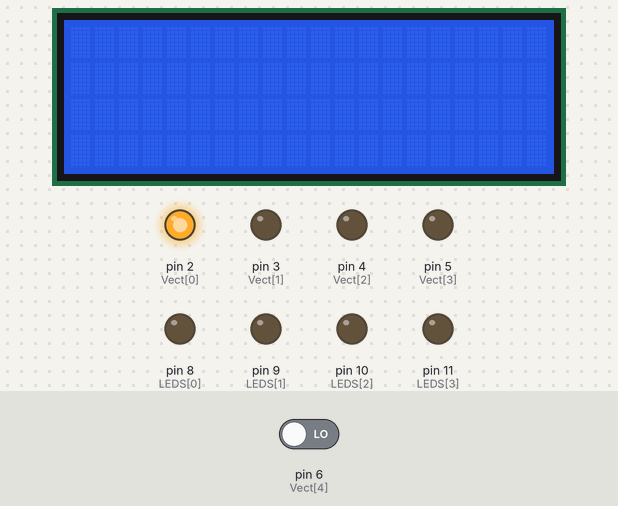
The sketch below on a simulated Arduino Uno, built with avr-gcc and run on an emulated ATmega328P. Shown: 20×4 character LCD, output pins drawn as LEDs (lit = HIGH). The inputs (shaded band) are chosen by the test bench; at power-on: pin 6 (Vect[4]) LOW. What the sketch prints to the serial monitor is not drawn.

Above: at 0.8 s.
At 2.0 s:
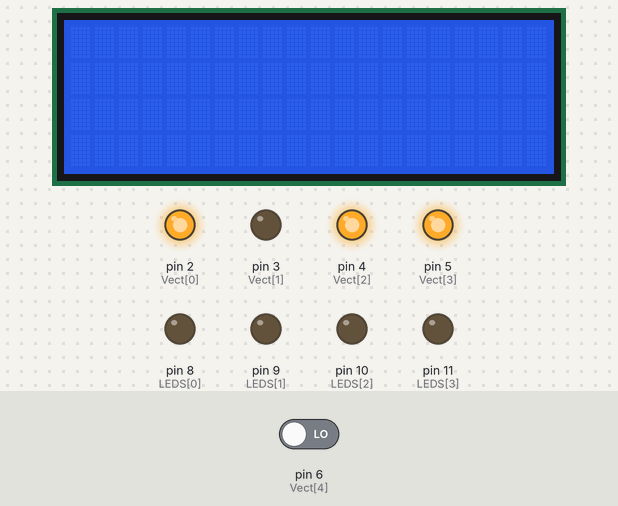
At 3.7 s:
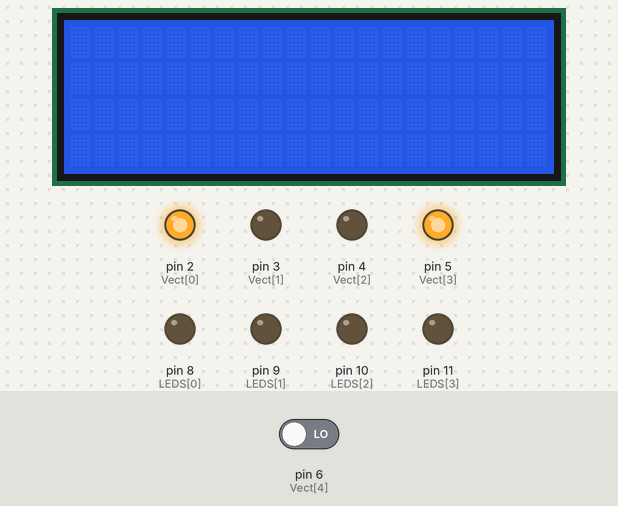
Timing chart, 0 to 6.2 s (numbered marks = the images above):
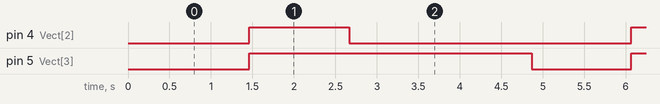

The sketch:

P3.ino
```cpp
#include <LiquidCrystal_I2C.h>

LiquidCrystal_I2C lcd (0x27, 20, 4);

short LEDS [] = {8, 9, 10, 11};
short Vect[] = {2, 3, 4, 5, 6};

void S(short int ite, bool Out1 = HIGH, bool Out2 = LOW)
{
  digitalWrite(Vect[ite], Out1);
  digitalWrite(Vect[ite+1], Out2);
  delay(200);
}

void show (const char* str, const int x = 0, const int y = 0, const bool clear = false) {
    if (clear)
        lcd.clear();

    if (x >= 0 && y >= 0)
        lcd.setCursor(x, y);
    lcd.print(str);
}

void setup()
{
  Serial.begin(9600);
  lcd.init();
  lcd.backlight();

    for(short i = 0; i < 4; i++){
      if(Vect[i] != 6)
        pinMode(Vect[i], OUTPUT);
      else
        pinMode(Vect[i], INPUT);
    }

   for(short i = 0; i < 4; i++)
        pinMode(LEDS[i], OUTPUT);

  S(0);
}

void loop()
{
  for(short i = 0; i < 4; i++)
       digitalWrite(LEDS[i], LOW);

  S(2, LOW);
  int rojo = pulseIn(Vect[4], LOW);
  S(2, HIGH, HIGH);
  int verde = pulseIn(Vect[4], LOW);
  S(2, LOW, HIGH);
  int azul = pulseIn(Vect[4], LOW);


  //naranja
  if(rojo < 80 && (verde > 210 && verde < 231) && (azul > 220 && azul < 240) ){
    digitalWrite(LEDS[1], HIGH);
    show(" -Naranja- ", 2, 1, true);
  }
  //rojo
  else if((rojo > 110 && rojo < 125) && verde > 410 && azul > 289){
    digitalWrite(LEDS[0], HIGH);
    show(" -Rojo- ", 4, 1, true);
  }
  //verde
  else if(verde < 110 && (rojo > 120 && rojo < 140) && (azul > 150 && azul < 180)){
    digitalWrite(LEDS[2], HIGH);
    show(" -Verde- ", 4, 1, true);
  }
  //azul
  else if(azul < 75 && (verde > 90 && verde < 110) && rojo > 165){
    digitalWrite(LEDS[3], HIGH);
    show(" -Azul- ", 4, 1, true);
  }
  Serial.print("R: ");
  Serial.print(rojo);
  Serial.print(", ");
  Serial.print("G: ");
  Serial.print(verde);
   Serial.print(", ");
  Serial.print("B: ");
  Serial.println(azul);
  delay(1000);
}
```

Measured:
- by itself, pin 4 (Vect[2]): alternates HIGH for 1.2 s and LOW for 3.4 s
- by itself, pin 5 (Vect[3]): alternates HIGH for 3.4 s and LOW for 1.2 s
- by itself, everything shown: repeats every 4.6 s, in 3 steps
